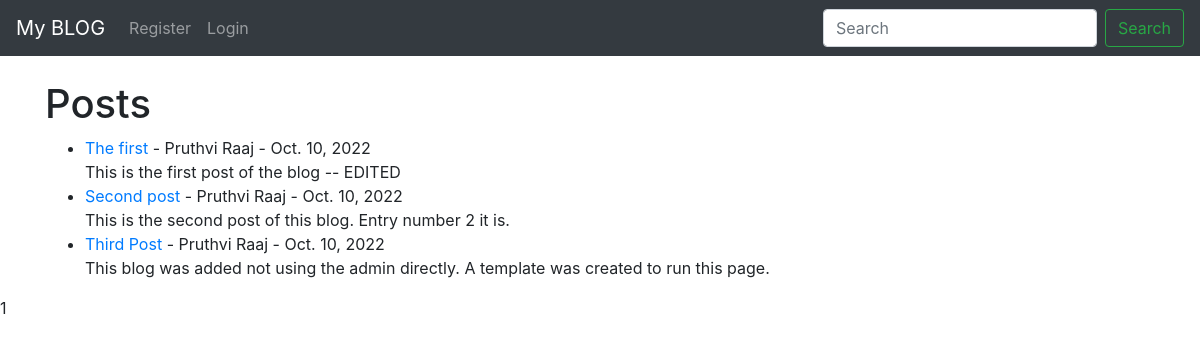
The page / on the database its author committed.
### theblog/models.py (models this page shows, shortened)
class Post(models.Model):
    title = models.CharField(max_length=200)
    title_tag = models.CharField(max_length=200)
    author = models.ForeignKey(User, on_delete = models.CASCADE)
    body = models.TextField()
    post_date = models.DateField(auto_now_add= True)
    category = models.CharField(max_length=255, default='Uncategorized')

### theblog/views.py (the view)
# urls.py: path('', HomeView.as_view(), name = "home"),
class HomeView(ListView):
    model = Post
    template_name = 'home.html'
    ordering = ['post_date']

### theblog/templates/home.html (shortened to what this page needs)
{% extends 'base.html' %}
{% block content%}
<h1>   Posts</h1>
<ul>
{% for post in object_list%}
  <li> <a href = "{% url 'article-detail' post.pk %}">
    {{post.title}}</a> - {{post.author.first_name}}
        {{post.author.last_name}}  -  {{post.post_date}}
        <br/>
        {{post.body|slice:":200"|safe}}
  </li>
{%endfor%}
  </ul>
{% endblock %}

### theblog/templates/base.html (shortened to what this page needs)
<!doctype html>
<html lang="en">
  <head>
    <link rel="stylesheet" href="https://cdn.jsdelivr.net/npm/bootstrap@4.3.1/dist/css/bootstrap.min.css">
  </head>
  <body>
    <nav class="navbar navbar-expand-lg navbar-dark bg-dark">
        <a class="navbar-brand" href="{% url 'home' %}">My BLOG</a>
        <div class="collapse navbar-collapse" id="navbarSupportedContent">
          <ul class="navbar-nav mr-auto">
            {% if user.is_authenticated %}
            <li class="nav-item">
              <a class="nav-link" href="{% url 'add_post' %}">Add Post</a>
            </li>
            </li>
             <li class="nav-item">
              <a class="nav-link" href="{% url 'add_category' %}">Add Category</a>
            </li>
             </li>
            <li class="nav-item">
              <a class="nav-link" href="{% url 'logout' %}">Logout</a>
            </li>
            {% else %}
            <li class="nav-item">
              <a class="nav-link" href="{% url 'register' %}">Register</a>
            </li>
            <li class="nav-item">
              <a class="nav-link" href="{% url 'login' %}">Login</a>
            </li>
            {% endif %}
              </div>
          <form class="form-inline my-2 my-lg-0">
            <input class="form-control mr-sm-2" type="search" placeholder="Search" aria-label="Search">
            <button class="btn btn-outline-success my-2 my-sm-0" type="submit">Search</button>
          </form>
      </nav>
<br/>
    <div class = "container">
        {% block content%}
        {% endblock %}
    </div>
  </body>1
</html>

### rows shown on the page
Post: title "The first", author.first_name "Pruthvi", author.last_name "Raaj", post_date "Oct. 10, 2022", body "This is the first post of the blog -- EDITED"
Post: title "Second post", author.first_name "Pruthvi", author.last_name "Raaj", post_date "Oct. 10, 2022", body "This is the second post of this blog. Entry number 2 it is."
Post: title "Third Post", author.first_name "Pruthvi", author.last_name "Raaj", post_date "Oct. 10, 2022", body "This blog was added not using the admin directly. A template was created to run this page."
